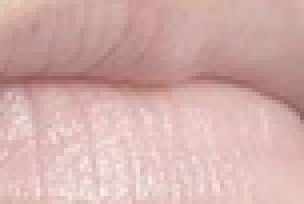
#> input picture template/lip_tem_fall.png, 76 x 51 px (shown 4 times larger)
$ python hist_similar.py   (Python 2 division)
#> lines starting #> are read from the running program, lines starting #| are printed output that depends on the picture; long printed decimals are rounded
#> further down, Image1 is the input picture: PIL image 76x51 RGBA; mean R, G, B, A 211.5, 175, 170.9, 255
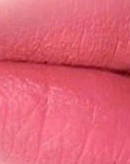
#> input picture template/lip_tem_summer.jpeg, 130 x 164 px
#> further down, Image2 is the input picture: PIL image 130x164 RGB; mean R, G, B 225.2, 96.8, 116.6
#coding:utf-8
#巴氏系数比较全直方图拟合程度

import numpy as np
from PIL import Image


#数值直方图转化为频率分布直方图
def randomization(hist):
    randomization_hist=[]

    for i in hist:
        ri=float(i)/2500
        randomization_hist.append(ri)

    return randomization_hist

def similar(image1,image2,tem_sim):
    #大小及灰度处理
#> called with tem_sim = 0.574
    size = (50,50)
    image1 = image1.resize(size).convert('L')
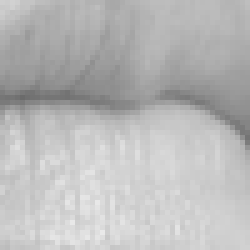
#> image1: PIL image 50x50 L (shown 5 times larger); min 107, max 233, mean 185.4
    image2 = image2.resize(size).convert('L')
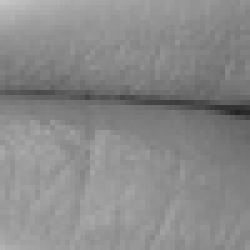
#> image2: PIL image 50x50 L (shown 5 times larger); min 35, max 197, mean 137.5


    #产生频率直方图

    image1_hist=randomization(image1.histogram())
#> after the loop in randomization, `for i in hist:`: randomization_hist = 256 values, max 0.0292 at index 208, min 0 at index 0, mean 0.00391
#> image1_hist has the same summary as randomization_hist in randomization
    image2_hist=randomization(image2.histogram())
#> the loop in randomization (call 2), `for i in hist:` made 256 passes
#> (i, ri) on passes 2 to 4: (0, 0), (0, 0), (0, 0)
#> image2_hist = 256 values, max 0.0292 at index 152, min 0 at index 0, mean 0.00391

    #巴氏系数法计算两频率曲线拟合程度
    p=np.asarray(image1_hist)
#> p has the same summary as randomization_hist in randomization
    q=np.array(image2_hist)
#> q has the same summary as image2_hist
    #巴氏系数BC
    BC=np.sum(np.sqrt(p*q))
#> BC = 0.492
    print BC
#| 0.4921
    #巴氏系数法结果集处理（减去最大模板相似度）

    #tem_sim=0.573661851093

    if BC>tem_sim:
        BC=round(((BC-tem_sim)/(1-tem_sim)),2)
    else:
        BC=0.00


    return BC


if __name__ == '__main__':
    Image1= Image.open('template/lip_tem_fall.png')
    Image2= Image.open('template/lip_tem_summer.jpeg')
    tem_sim=0.573661851093

    similar(Image1,Image2,tem_sim)
